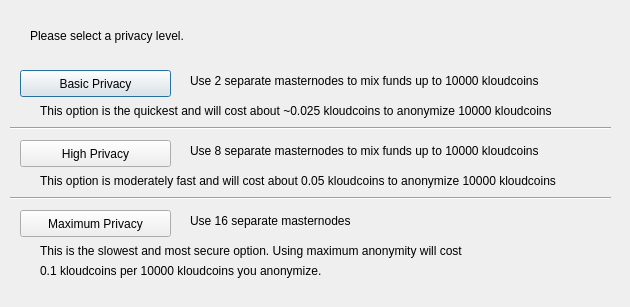
<?xml version="1.0" encoding="UTF-8"?>
<ui version="4.0">
 <class>ObfuscationConfig</class>
 <widget class="QDialog" name="ObfuscationConfig">
  <property name="geometry">
   <rect>
    <x>0</x>
    <y>0</y>
    <width>630</width>
    <height>307</height>
   </rect>
  </property>
  <property name="windowTitle">
   <string>Configure Obfuscation</string>
  </property>
  <widget class="QPushButton" name="buttonBasic">
   <property name="geometry">
    <rect>
     <x>20</x>
     <y>70</y>
     <width>151</width>
     <height>27</height>
    </rect>
   </property>
   <property name="text">
    <string>Basic Privacy</string>
   </property>
  </widget>
  <widget class="QPushButton" name="buttonHigh">
   <property name="geometry">
    <rect>
     <x>20</x>
     <y>140</y>
     <width>151</width>
     <height>27</height>
    </rect>
   </property>
   <property name="text">
    <string>High Privacy</string>
   </property>
  </widget>
  <widget class="QPushButton" name="buttonMax">
   <property name="geometry">
    <rect>
     <x>20</x>
     <y>210</y>
     <width>151</width>
     <height>27</height>
    </rect>
   </property>
   <property name="text">
    <string>Maximum Privacy</string>
   </property>
  </widget>
  <widget class="QLabel" name="label">
   <property name="geometry">
    <rect>
     <x>30</x>
     <y>20</y>
     <width>571</width>
     <height>31</height>
    </rect>
   </property>
   <property name="text">
    <string>Please select a privacy level.</string>
   </property>
  </widget>
  <widget class="QLabel" name="label_2">
   <property name="geometry">
    <rect>
     <x>190</x>
     <y>70</y>
     <width>421</width>
     <height>21</height>
    </rect>
   </property>
   <property name="text">
    <string>Use 2 separate masternodes to mix funds up to 10000 kloudcoins</string>
   </property>
  </widget>
  <widget class="QLabel" name="label_3">
   <property name="geometry">
    <rect>
     <x>190</x>
     <y>140</y>
     <width>411</width>
     <height>21</height>
    </rect>
   </property>
   <property name="text">
    <string>Use 8 separate masternodes to mix funds up to 10000 kloudcoins</string>
   </property>
  </widget>
  <widget class="QLabel" name="label_4">
   <property name="geometry">
    <rect>
     <x>190</x>
     <y>210</y>
     <width>421</width>
     <height>21</height>
    </rect>
   </property>
   <property name="text">
    <string>Use 16 separate masternodes</string>
   </property>
  </widget>
  <widget class="QLabel" name="label_6">
   <property name="geometry">
    <rect>
     <x>40</x>
     <y>100</y>
     <width>561</width>
     <height>21</height>
    </rect>
   </property>
   <property name="text">
    <string>This option is the quickest and will cost about ~0.025 kloudcoins to anonymize 10000 kloudcoins</string>
   </property>
  </widget>
  <widget class="QLabel" name="label_7">
   <property name="geometry">
    <rect>
     <x>40</x>
     <y>170</y>
     <width>561</width>
     <height>21</height>
    </rect>
   </property>
   <property name="text">
    <string>This option is moderately fast and will cost about 0.05 kloudcoins to anonymize 10000 kloudcoins</string>
   </property>
  </widget>
  <widget class="QLabel" name="label_8">
   <property name="geometry">
    <rect>
     <x>40</x>
     <y>240</y>
     <width>561</width>
     <height>21</height>
    </rect>
   </property>
   <property name="text">
    <string>This is the slowest and most secure option. Using maximum anonymity will cost</string>
   </property>
  </widget>
  <widget class="QLabel" name="label_9">
   <property name="geometry">
    <rect>
     <x>40</x>
     <y>260</y>
     <width>561</width>
     <height>21</height>
    </rect>
   </property>
   <property name="text">
    <string>0.1 kloudcoins per 10000 kloudcoins you anonymize.</string>
   </property>
  </widget>
  <widget class="Line" name="line">
   <property name="geometry">
    <rect>
     <x>10</x>
     <y>120</y>
     <width>601</width>
     <height>16</height>
    </rect>
   </property>
   <property name="orientation">
    <enum>Qt::Horizontal</enum>
   </property>
  </widget>
  <widget class="Line" name="line_2">
   <property name="geometry">
    <rect>
     <x>10</x>
     <y>190</y>
     <width>601</width>
     <height>16</height>
    </rect>
   </property>
   <property name="orientation">
    <enum>Qt::Horizontal</enum>
   </property>
  </widget>
 </widget>
 <resources/>
 <connections/>
</ui>
